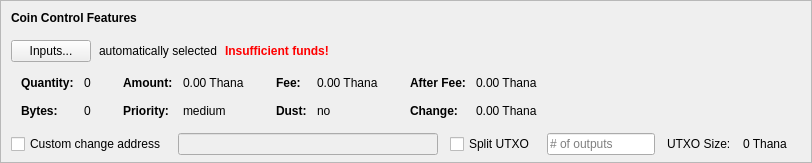
    <widget class="QFrame" name="frameCoinControl">
     <property name="sizePolicy">
      <sizepolicy hsizetype="Expanding" vsizetype="Expanding">
       <horstretch>0</horstretch>
       <verstretch>0</verstretch>
      </sizepolicy>
     </property>
     <property name="maximumSize">
      <size>
       <width>16777215</width>
       <height>16777215</height>
      </size>
     </property>
     <property name="frameShape">
      <enum>QFrame::StyledPanel</enum>
     </property>
     <property name="frameShadow">
      <enum>QFrame::Sunken</enum>
     </property>
     <layout class="QVBoxLayout" name="verticalLayoutCoinControl2">
      <property name="spacing">
       <number>0</number>
      </property>
      <property name="leftMargin">
       <number>0</number>
      </property>
      <property name="topMargin">
       <number>0</number>
      </property>
      <property name="rightMargin">
       <number>0</number>
      </property>
      <property name="bottomMargin">
       <number>6</number>
      </property>
      <item>
       <layout class="QVBoxLayout" name="verticalLayoutCoinControl" stretch="0,0,0,0,1">
        <property name="spacing">
         <number>0</number>
        </property>
        <property name="leftMargin">
         <number>10</number>
        </property>
        <property name="topMargin">
         <number>10</number>
        </property>
        <item>
         <layout class="QHBoxLayout" name="horizontalLayoutCoinControl1">
          <property name="bottomMargin">
           <number>15</number>
          </property>
          <item>
           <widget class="QLabel" name="labelCoinControlFeatures">
            <property name="sizePolicy">
             <sizepolicy hsizetype="Preferred" vsizetype="Maximum">
              <horstretch>0</horstretch>
              <verstretch>0</verstretch>
             </sizepolicy>
            </property>
            <property name="font">
             <font>
              <weight>75</weight>
              <bold>true</bold>
             </font>
            </property>
            <property name="styleSheet">
             <string notr="true">font-weight:bold;</string>
            </property>
            <property name="text">
             <string>Coin Control Features</string>
            </property>
           </widget>
          </item>
         </layout>
        </item>
        <item>
         <layout class="QHBoxLayout" name="horizontalLayoutCoinControl2" stretch="0,0,0,0">
          <property name="spacing">
           <number>8</number>
          </property>
          <property name="bottomMargin">
           <number>10</number>
          </property>
          <item>
           <widget class="QPushButton" name="pushButtonCoinControl">
            <property name="styleSheet">
             <string notr="true"/>
            </property>
            <property name="text">
             <string>Inputs...</string>
            </property>
            <property name="autoDefault">
             <bool>false</bool>
            </property>
           </widget>
          </item>
          <item>
           <widget class="QLabel" name="labelCoinControlAutomaticallySelected">
            <property name="text">
             <string>automatically selected</string>
            </property>
            <property name="margin">
             <number>5</number>
            </property>
           </widget>
          </item>
          <item>
           <widget class="QLabel" name="labelCoinControlInsuffFunds">
            <property name="font">
             <font>
              <weight>75</weight>
              <bold>true</bold>
             </font>
            </property>
            <property name="styleSheet">
             <string notr="true">color:red;font-weight:bold;</string>
            </property>
            <property name="text">
             <string>Insufficient funds!</string>
            </property>
            <property name="margin">
             <number>5</number>
            </property>
           </widget>
          </item>
          <item>
           <spacer name="horizontalSpacerCoinControl">
            <property name="orientation">
             <enum>Qt::Horizontal</enum>
            </property>
            <property name="sizeHint" stdset="0">
             <size>
              <width>40</width>
              <height>1</height>
             </size>
            </property>
           </spacer>
          </item>
         </layout>
        </item>
        <item>
         <widget class="QWidget" name="widgetCoinControl" native="true">
          <property name="sizePolicy">
           <sizepolicy hsizetype="Preferred" vsizetype="Preferred">
            <horstretch>0</horstretch>
            <verstretch>0</verstretch>
           </sizepolicy>
          </property>
          <property name="minimumSize">
           <size>
            <width>0</width>
            <height>0</height>
           </size>
          </property>
          <property name="styleSheet">
           <string notr="true"/>
          </property>
          <layout class="QHBoxLayout" name="horizontalLayoutCoinControl5">
           <property name="leftMargin">
            <number>0</number>
           </property>
           <property name="topMargin">
            <number>0</number>
           </property>
           <property name="rightMargin">
            <number>0</number>
           </property>
           <property name="bottomMargin">
            <number>0</number>
           </property>
           <item>
            <layout class="QHBoxLayout" name="horizontalLayoutCoinControl3" stretch="0,0,0,1">
             <property name="spacing">
              <number>20</number>
             </property>
             <property name="topMargin">
              <number>0</number>
             </property>
             <property name="bottomMargin">
              <number>10</number>
             </property>
             <item>
              <layout class="QFormLayout" name="formLayoutCoinControl1">
               <property name="horizontalSpacing">
                <number>10</number>
               </property>
               <property name="verticalSpacing">
                <number>14</number>
               </property>
               <property name="leftMargin">
                <number>10</number>
               </property>
               <property name="topMargin">
                <number>4</number>
               </property>
               <property name="rightMargin">
                <number>6</number>
               </property>
               <item row="0" column="0">
                <widget class="QLabel" name="labelCoinControlQuantityText">
                 <property name="font">
                  <font>
                   <weight>75</weight>
                   <bold>true</bold>
                  </font>
                 </property>
                 <property name="text">
                  <string>Quantity:</string>
                 </property>
                 <property name="margin">
                  <number>0</number>
                 </property>
                </widget>
               </item>
               <item row="0" column="1">
                <widget class="QLabel" name="labelCoinControlQuantity">
                 <property name="cursor">
                  <cursorShape>IBeamCursor</cursorShape>
                 </property>
                 <property name="contextMenuPolicy">
                  <enum>Qt::ActionsContextMenu</enum>
                 </property>
                 <property name="text">
                  <string notr="true">0</string>
                 </property>
                 <property name="margin">
                  <number>0</number>
                 </property>
                 <property name="textInteractionFlags">
                  <set>Qt::LinksAccessibleByMouse|Qt::TextSelectableByKeyboard|Qt::TextSelectableByMouse</set>
                 </property>
                </widget>
               </item>
               <item row="1" column="0">
                <widget class="QLabel" name="labelCoinControlBytesText">
                 <property name="font">
                  <font>
                   <weight>75</weight>
                   <bold>true</bold>
                  </font>
                 </property>
                 <property name="text">
                  <string>Bytes:</string>
                 </property>
                </widget>
               </item>
               <item row="1" column="1">
                <widget class="QLabel" name="labelCoinControlBytes">
                 <property name="cursor">
                  <cursorShape>IBeamCursor</cursorShape>
                 </property>
                 <property name="contextMenuPolicy">
                  <enum>Qt::ActionsContextMenu</enum>
                 </property>
                 <property name="text">
                  <string notr="true">0</string>
                 </property>
                 <property name="textInteractionFlags">
                  <set>Qt::LinksAccessibleByMouse|Qt::TextSelectableByKeyboard|Qt::TextSelectableByMouse</set>
                 </property>
                </widget>
               </item>
              </layout>
             </item>
             <item>
              <layout class="QFormLayout" name="formLayoutCoinControl2">
               <property name="horizontalSpacing">
                <number>10</number>
               </property>
               <property name="verticalSpacing">
                <number>14</number>
               </property>
               <property name="leftMargin">
                <number>6</number>
               </property>
               <property name="topMargin">
                <number>4</number>
               </property>
               <property name="rightMargin">
                <number>6</number>
               </property>
               <item row="0" column="0">
                <widget class="QLabel" name="labelCoinControlAmountText">
                 <property name="font">
                  <font>
                   <weight>75</weight>
                   <bold>true</bold>
                  </font>
                 </property>
                 <property name="text">
                  <string>Amount:</string>
                 </property>
                 <property name="margin">
                  <number>0</number>
                 </property>
                </widget>
               </item>
               <item row="0" column="1">
                <widget class="QLabel" name="labelCoinControlAmount">
                 <property name="cursor">
                  <cursorShape>IBeamCursor</cursorShape>
                 </property>
                 <property name="contextMenuPolicy">
                  <enum>Qt::ActionsContextMenu</enum>
                 </property>
                 <property name="text">
                  <string notr="true">0.00 Thana</string>
                 </property>
                 <property name="textInteractionFlags">
                  <set>Qt::LinksAccessibleByMouse|Qt::TextSelectableByKeyboard|Qt::TextSelectableByMouse</set>
                 </property>
                </widget>
               </item>
               <item row="1" column="0">
                <widget class="QLabel" name="labelCoinControlPriorityText">
                 <property name="font">
                  <font>
                   <weight>75</weight>
                   <bold>true</bold>
                  </font>
                 </property>
                 <property name="text">
                  <string>Priority:</string>
                 </property>
                </widget>
               </item>
               <item row="1" column="1">
                <widget class="QLabel" name="labelCoinControlPriority">
                 <property name="cursor">
                  <cursorShape>IBeamCursor</cursorShape>
                 </property>
                 <property name="contextMenuPolicy">
                  <enum>Qt::ActionsContextMenu</enum>
                 </property>
                 <property name="text">
                  <string>medium</string>
                 </property>
                 <property name="textInteractionFlags">
                  <set>Qt::LinksAccessibleByMouse|Qt::TextSelectableByKeyboard|Qt::TextSelectableByMouse</set>
                 </property>
                </widget>
               </item>
              </layout>
             </item>
             <item>
              <layout class="QFormLayout" name="formLayoutCoinControl3">
               <property name="horizontalSpacing">
                <number>10</number>
               </property>
               <property name="verticalSpacing">
                <number>14</number>
               </property>
               <property name="leftMargin">
                <number>6</number>
               </property>
               <property name="topMargin">
                <number>4</number>
               </property>
               <property name="rightMargin">
                <number>6</number>
               </property>
               <item row="0" column="0">
                <widget class="QLabel" name="labelCoinControlFeeText">
                 <property name="font">
                  <font>
                   <weight>75</weight>
                   <bold>true</bold>
                  </font>
                 </property>
                 <property name="text">
                  <string>Fee:</string>
                 </property>
                 <property name="margin">
                  <number>0</number>
                 </property>
                </widget>
               </item>
               <item row="0" column="1">
                <widget class="QLabel" name="labelCoinControlFee">
                 <property name="cursor">
                  <cursorShape>IBeamCursor</cursorShape>
                 </property>
                 <property name="contextMenuPolicy">
                  <enum>Qt::ActionsContextMenu</enum>
                 </property>
                 <property name="text">
                  <string notr="true">0.00 Thana</string>
                 </property>
                 <property name="textInteractionFlags">
                  <set>Qt::LinksAccessibleByMouse|Qt::TextSelectableByKeyboard|Qt::TextSelectableByMouse</set>
                 </property>
                </widget>
               </item>
               <item row="1" column="0">
                <widget class="QLabel" name="labelCoinControlLowOutputText">
                 <property name="font">
                  <font>
                   <weight>75</weight>
                   <bold>true</bold>
                  </font>
                 </property>
                 <property name="text">
                  <string>Dust:</string>
                 </property>
                </widget>
               </item>
               <item row="1" column="1">
                <widget class="QLabel" name="labelCoinControlLowOutput">
                 <property name="cursor">
                  <cursorShape>IBeamCursor</cursorShape>
                 </property>
                 <property name="contextMenuPolicy">
                  <enum>Qt::ActionsContextMenu</enum>
                 </property>
                 <property name="text">
                  <string>no</string>
                 </property>
                 <property name="textInteractionFlags">
                  <set>Qt::LinksAccessibleByMouse|Qt::TextSelectableByKeyboard|Qt::TextSelectableByMouse</set>
                 </property>
                </widget>
               </item>
              </layout>
             </item>
             <item>
              <layout class="QFormLayout" name="formLayoutCoinControl4">
               <property name="horizontalSpacing">
                <number>10</number>
               </property>
               <property name="verticalSpacing">
                <number>14</number>
               </property>
               <property name="leftMargin">
                <number>6</number>
               </property>
               <property name="topMargin">
                <number>4</number>
               </property>
               <property name="rightMargin">
                <number>6</number>
               </property>
               <item row="0" column="0">
                <widget class="QLabel" name="labelCoinControlAfterFeeText">
                 <property name="font">
                  <font>
                   <weight>75</weight>
                   <bold>true</bold>
                  </font>
                 </property>
                 <property name="text">
                  <string>After Fee:</string>
                 </property>
                 <property name="margin">
                  <number>0</number>
                 </property>
                </widget>
               </item>
               <item row="0" column="1">
                <widget class="QLabel" name="labelCoinControlAfterFee">
                 <property name="cursor">
                  <cursorShape>IBeamCursor</cursorShape>
                 </property>
                 <property name="contextMenuPolicy">
                  <enum>Qt::ActionsContextMenu</enum>
                 </property>
                 <property name="text">
                  <string notr="true">0.00 Thana</string>
                 </property>
                 <property name="textInteractionFlags">
                  <set>Qt::LinksAccessibleByMouse|Qt::TextSelectableByKeyboard|Qt::TextSelectableByMouse</set>
                 </property>
                </widget>
               </item>
               <item row="1" column="0">
                <widget class="QLabel" name="labelCoinControlChangeText">
                 <property name="font">
                  <font>
                   <weight>75</weight>
                   <bold>true</bold>
                  </font>
                 </property>
                 <property name="text">
                  <string>Change:</string>
                 </property>
                </widget>
               </item>
               <item row="1" column="1">
                <widget class="QLabel" name="labelCoinControlChange">
                 <property name="cursor">
                  <cursorShape>IBeamCursor</cursorShape>
                 </property>
                 <property name="contextMenuPolicy">
                  <enum>Qt::ActionsContextMenu</enum>
                 </property>
                 <property name="text">
                  <string notr="true">0.00 Thana</string>
                 </property>
                 <property name="textInteractionFlags">
                  <set>Qt::LinksAccessibleByMouse|Qt::TextSelectableByKeyboard|Qt::TextSelectableByMouse</set>
                 </property>
                </widget>
               </item>
              </layout>
             </item>
            </layout>
           </item>
          </layout>
         </widget>
        </item>
        <item>
         <layout class="QHBoxLayout" name="horizontalLayoutCoinControl4" stretch="0,0,0,0,0,0,0">
          <property name="spacing">
           <number>12</number>
          </property>
          <property name="sizeConstraint">
           <enum>QLayout::SetDefaultConstraint</enum>
          </property>
          <property name="topMargin">
           <number>5</number>
          </property>
          <property name="rightMargin">
           <number>5</number>
          </property>
          <item>
           <widget class="QCheckBox" name="checkBoxCoinControlChange">
            <property name="toolTip">
             <string>If this is activated, but the change address is empty or invalid, change will be sent to a newly generated address.</string>
            </property>
            <property name="text">
             <string>Custom change address</string>
            </property>
           </widget>
          </item>
          <item>
           <widget class="QValidatedLineEdit" name="lineEditCoinControlChange">
            <property name="enabled">
             <bool>false</bool>
            </property>
            <property name="sizePolicy">
             <sizepolicy hsizetype="Expanding" vsizetype="Fixed">
              <horstretch>0</horstretch>
              <verstretch>0</verstretch>
             </sizepolicy>
            </property>
           </widget>
          </item>
          <item>
           <widget class="QCheckBox" name="splitBlockCheckBox">
            <property name="text">
             <string>Split UTXO</string>
            </property>
           </widget>
          </item>
          <item>
           <widget class="QLineEdit" name="splitBlockLineEdit">
            <property name="sizePolicy">
             <sizepolicy hsizetype="Fixed" vsizetype="Fixed">
              <horstretch>50</horstretch>
              <verstretch>0</verstretch>
             </sizepolicy>
            </property>
            <property name="placeholderText">
             <string># of outputs</string>
            </property>
           </widget>
          </item>
          <item>
           <widget class="QLabel" name="labelBlockSizeText">
            <property name="text">
             <string>UTXO Size:</string>
            </property>
           </widget>
          </item>
          <item>
           <widget class="QLabel" name="labelBlockSize">
            <property name="text">
             <string>0 Thana</string>
            </property>
           </widget>
          </item>
          <item>
           <widget class="QLabel" name="labelCoinControlChangeLabel">
            <property name="sizePolicy">
             <sizepolicy hsizetype="Preferred" vsizetype="Expanding">
              <horstretch>0</horstretch>
              <verstretch>0</verstretch>
             </sizepolicy>
            </property>
            <property name="minimumSize">
             <size>
              <width>0</width>
              <height>0</height>
             </size>
            </property>
            <property name="text">
             <string/>
            </property>
            <property name="margin">
             <number>3</number>
            </property>
           </widget>
          </item>
         </layout>
        </item>
        <item>
         <spacer name="verticalSpacerCoinControl">
          <property name="orientation">
           <enum>Qt::Vertical</enum>
          </property>
          <property name="sizeHint" stdset="0">
           <size>
            <width>800</width>
            <height>1</height>
           </size>
          </property>
         </spacer>
        </item>
       </layout>
      </item>
     </layout>
    </widget>
